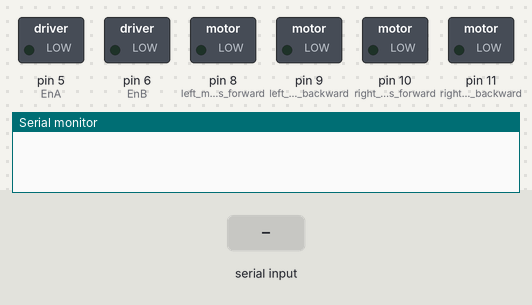
Bench run of a sketch on a simulated Arduino Uno, built with avr-gcc and run on an emulated ATmega328P. Parts: switched loads named in the sketch (green lamp = pin HIGH), the last lines printed to the serial monitor. Inputs (shaded band) come from the test bench.

Above: at 1.2 s.
1.3 s: "F" received over Serial
At 2.2 s:
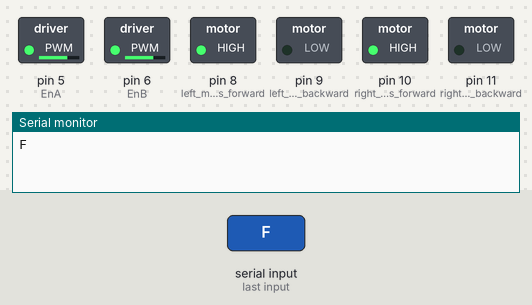
2.8 s: "B" received over Serial
At 3.4 s:
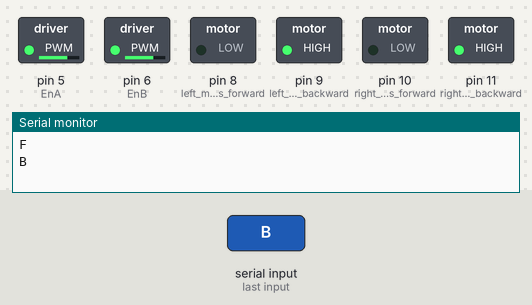
4.3 s: "L" received over Serial
At 5.5 s:
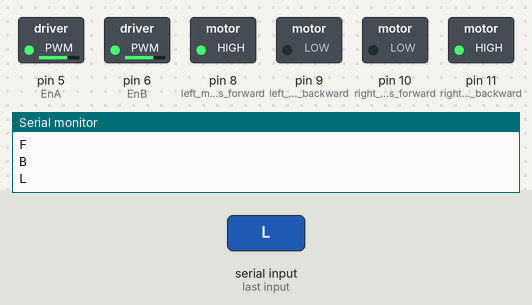
5.8 s: "R" received over Serial
At 6.9 s:
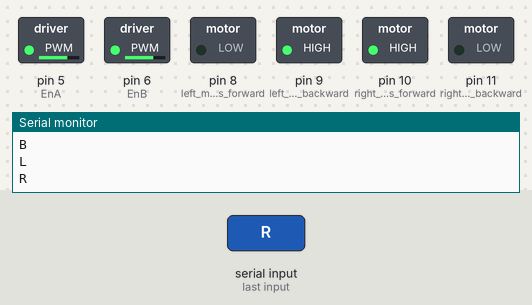
7.3 s: "S" received over Serial
At 8.0 s:
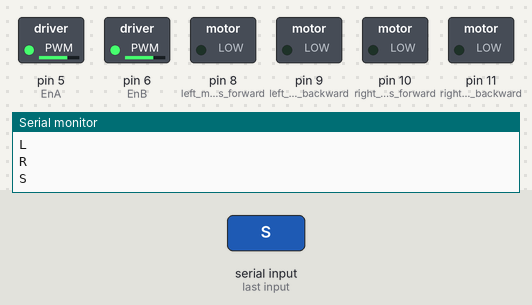
Timing chart, 0 to 9.8 s (numbered marks = the images above; inputs shaded):
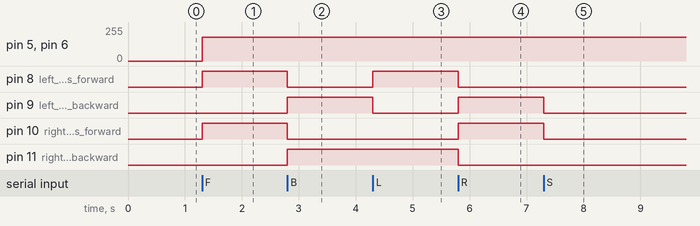

The sketch:

Bluetooth_Controlled_Robot_RC_Car__1_.ino
```cpp
char Val;

void setup() {
  pinMode(5,OUTPUT);   //EnA
  pinMode(6,OUTPUT);   //EnB
  pinMode(8,OUTPUT);   //left motors forward
  pinMode(9,OUTPUT);   //left motors backward
  pinMode(10,OUTPUT);  //right motors forward
  pinMode(11,OUTPUT);  //right motors backward
  Serial.begin(9600);
}

void loop() {
  if(Serial.available()){
    Val = Serial.read();
    Serial.println(Val);
  }

  if(Val == 'F'){            //move forward(all motors rotate in forward direction)
    analogWrite(5, 180);
    digitalWrite(8, 1);
    digitalWrite(9, 0);
    analogWrite(6, 180);
    digitalWrite(10, 1);
    digitalWrite(11, 0);
  }

  else if(Val == 'B'){      //move backward (all motors rotate in reverse direction)
    analogWrite(5, 180);
    digitalWrite(8, 0);
    digitalWrite(9, 1);
    analogWrite(6, 180);
    digitalWrite(10, 0);
    digitalWrite(11, 1);
  }

  else if(Val == 'L'){
    analogWrite(5, 180);
    digitalWrite(8, 1);
    digitalWrite(9, 0);
    analogWrite(6, 180);
    digitalWrite(10, 0);
    digitalWrite(11, 1);
  }

  else if(Val == 'R'){
    analogWrite(5, 180);
    digitalWrite(8, 0);
    digitalWrite(9, 1);
    analogWrite(6, 180);
    digitalWrite(10, 1);
    digitalWrite(11, 0);
  }

  else if(Val == 'S'){      //STOP (all motors stop)
    digitalWrite(8,LOW);
    digitalWrite(9,LOW);
    digitalWrite(10,LOW);
    digitalWrite(11,LOW);
  }
}
```

Measured:
- after the input at 1.3 s, pin 5 (EnA), pin 6 (EnB): 0/255 → 180/255 at once; pin 8 (left_motors_forward), pin 10 (right_motors_forward): LOW → HIGH at once
- after the input at 2.8 s, pin 8 (left_motors_forward), pin 10 (right_motors_forward): HIGH → LOW at once; pin 9 (left_motors_backward), pin 11 (right_motors_backward): LOW → HIGH at once
- after the input at 4.3 s, pin 8 (left_motors_forward): LOW → HIGH at once; pin 9 (left_motors_backward): HIGH → LOW at once
- after the input at 5.8 s, pin 8 (left_motors_forward), pin 11 (right_motors_backward): HIGH → LOW at once; pin 9 (left_motors_backward), pin 10 (right_motors_forward): LOW → HIGH at once
- after the input at 7.3 s, pin 9 (left_motors_backward), pin 10 (right_motors_forward): HIGH → LOW at once
